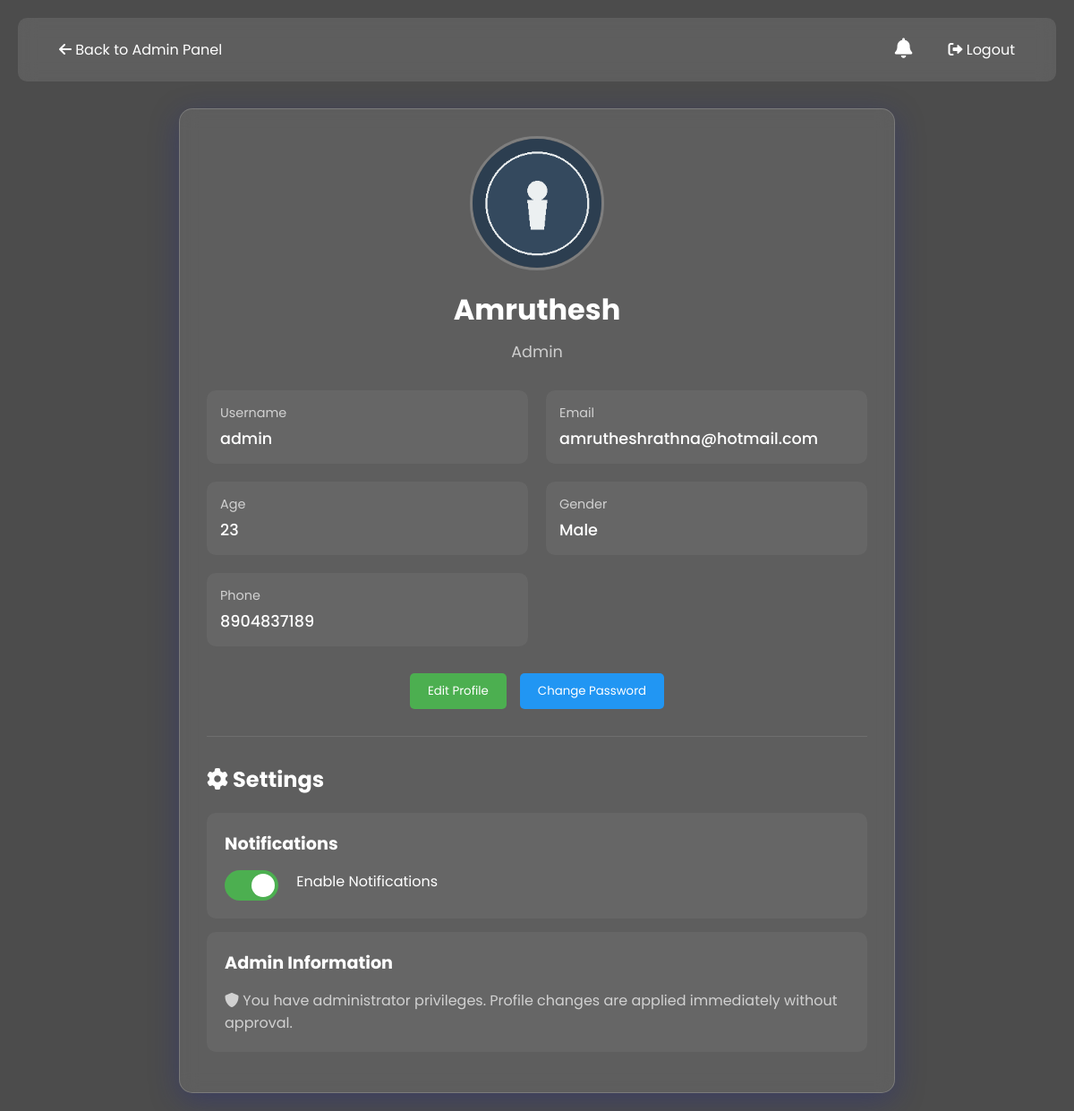
Page /admin/settings (signed in) on the committed database.
### tables this page shows
CREATE TABLE users
                 (id INTEGER PRIMARY KEY,
                  username TEXT UNIQUE,
                  password TEXT,
                  email TEXT,
                  full_name TEXT,
                  user_type TEXT,
                  age INTEGER,
                  gender TEXT,
                  phone TEXT,
                  edit_status TEXT DEFAULT NULL,
                  pending_changes TEXT DEFAULT NULL
                    , last_login TEXT, notification_preference BOOLEAN DEFAULT 1, profile_photo VARCHAR(255) DEFAULT 'default_profile.png');

### medical_blockchain_app.py (the view, shortened to what this page needs)
@app.route('/admin/settings', methods=['GET', 'POST'])
def admin_settings():
    db = get_db()
    c = db.cursor()
    c.execute("SELECT * FROM users WHERE username = ?", (session['username'],))
    user_row = c.fetchone()
    user = None
    if user_row:
        print(f"[DEBUG] Full user_row for {user_row[1]}: {user_row}")
        profile_photo = user_row[13]
        print(f"[DEBUG] Reading notification_preference for {user_row[1]}: {user_row[12]}")
        user = {
            'id': user_row[0],
            'username': user_row[1],
            'password': user_row[2],
            'email': user_row[3],
            'full_name': user_row[4],
            'user_type': user_row[5],
            'age': user_row[6],
            'gender': user_row[7],
            'phone': user_row[8],
            'edit_status': user_row[9],
            'pending_changes': user_row[10],
            'notification_preference': (str(user_row[12]) == '1') if user_row[12] is not None else True,
            'profile_photo': profile_photo
        }
    if not user:
        flash('Admin user not found.', 'error')
        return redirect(url_for('admin_panel'))
    return render_template('admin_settings.html', user=user)

### medical_blockchain_app.py (called while the page is built)
def get_db():
    db = getattr(g, '_database', None)
    if db is None:
        db = g._database = sqlite3.connect(DATABASE)
    return db

@app.teardown_appcontext
def close_connection(exception):
    db = getattr(g, '_database', None)
    if db is not None:
        db.close()

### templates/admin_settings.html (shortened to what this page needs)
<!DOCTYPE html>
<html lang="en">
<head>
    <link rel="stylesheet" href="https://cdnjs.cloudflare.com/ajax/libs/font-awesome/6.0.0/css/all.min.css">
</head>
<body>
    <div class="container">
        <div class="nav">
            <a href="{{ url_for('admin_panel') }}"><i class="fas fa-arrow-left"></i> Back to Admin Panel</a>
            <div class="notification-bell" id="notificationBell" onclick="toggleNotifications(event)" style="margin-right: 24px;">
                <i class="fas fa-bell"></i>
            </div>
            <a href="{{ url_for('logout') }}"><i class="fas fa-sign-out-alt"></i> Logout</a>
        </div>
        <div class="profile-container">
            <div class="profile-card">
                <div class="profile-header">
                    <img src="{{ url_for('static', filename='profile_photos/' + user.profile_photo) }}"
                         alt="Profile Photo"
                         class="profile-photo"
                         onclick="document.getElementById('profile-photo-upload').click()">
                    <h1>{{ user.full_name or 'N/A' }}</h1>
                    <p>{{ user.user_type|title }}</p>
                </div>
                <div class="profile-info">
                    <div class="info-group">
                        <label>Username</label>
                        <span>{{ user.username }}</span>
                    </div>
                    <div class="info-group">
                        <label>Email</label>
                        <span>{{ user.email or 'N/A' }}</span>
                    </div>
                    <div class="info-group">
                        <label>Age</label>
                        <span>{{ user.age or 'N/A' }}</span>
                    </div>
                    <div class="info-group">
                        <label>Gender</label>
                        <span>{{ user.gender or 'N/A' }}</span>
                    </div>
                    <div class="info-group">
                        <label>Phone</label>
                        <span>{{ user.phone or 'N/A' }}</span>
                    </div>
                </div>
                <div class="profile-actions">
                    <button class="action-btn" onclick="toggleEditForm()">Edit Profile</button>
                    <button class="action-btn secondary" onclick="togglePasswordForm()">Change Password</button>
                </div>
                <div class="settings-section">
                    <h2><i class="fas fa-cog"></i> Settings</h2>
                    <div class="settings-group">
                        <h3>Notifications</h3>
                        <label class="toggle-switch">
                            <span class="toggle-slider"></span>
                        </label>
                        <span style="margin-left: 1rem;">Enable Notifications</span>
                    </div>
                    <div class="settings-group">
                        <h3>Admin Information</h3>
                        <p style="color: rgba(255, 255, 255, 0.7); margin: 0;">
                            <i class="fas fa-shield-alt"></i> You have administrator privileges.
                            Profile changes are applied immediately without approval.
                        </p>
                    </div>
                </div>
            </div>
        </div>
    </div>
</body>
</html>

### templates/admin_settings.html (style rules this page uses)
* { margin: 0; padding: 0; box-sizing: border-box; font-family: 'Poppins', sans-serif; }
body { min-height: 100vh; background: linear-gradient(rgba(0, 0, 0, 0.7), rgba(0, 0, 0, 0.7)), url('https://images.unsplash.com/photo-1576091160550-2173dba999ef?ixlib=rb-4.0.3&ixid=M3wxMjA3fDB8MHxwaG90by1wYWdlfHx8fGVufDB8fHx8fA%3D%3D&auto=format&fit=crop&w=2070&q=80'); background-size: cover; background-position: center; background-attachment: fixed; padding: 20px; }
.nav { background: rgba(255, 255, 255, 0.1); backdrop-filter: blur(10px); padding: 15px 30px; border-radius: 10px; margin-bottom: 30px; display: flex; justify-content: space-between; align-items: center; }
.nav a { color: #fff; text-decoration: none; padding: 8px 16px; border-radius: 5px; transition: background 0.3s ease; }
.container { max-width: 1200px; margin: 0 auto; }
.profile-container { max-width: 800px; margin: 0 auto; }
.profile-card { background: rgba(255, 255, 255, 0.1); backdrop-filter: blur(10px); border-radius: 15px; padding: 30px; color: #fff; box-shadow: 0 8px 32px 0 rgba(31, 38, 135, 0.37); border: 1px solid rgba(255, 255, 255, 0.18); position: relative; z-index: 1; }
.profile-header { text-align: center; margin-bottom: 30px; position: relative; }
.profile-photo { width: 150px; height: 150px; border-radius: 50%; margin: 0 auto 20px; object-fit: cover; border: 3px solid rgba(255, 255, 255, 0.2); cursor: pointer; transition: transform 0.3s ease; display: block; }
.profile-header h1 { font-size: 2em; margin-bottom: 10px; }
.profile-header p { color: rgba(255, 255, 255, 0.7); font-size: 1.1em; }
.profile-info { display: grid; grid-template-columns: repeat(2, 1fr); gap: 20px; margin-bottom: 30px; }
.info-group { background: rgba(255, 255, 255, 0.05); padding: 15px; border-radius: 10px; }
.info-group label { display: block; color: rgba(255, 255, 255, 0.7); margin-bottom: 5px; font-size: 0.9em; }
.info-group span { font-size: 1.1em; font-weight: 500; }
.profile-actions { display: flex; gap: 15px; justify-content: center; margin-bottom: 30px; }
.action-btn { display: inline-block; padding: 10px 20px; border-radius: 5px; text-decoration: none; color: white; background: #4CAF50; border: none; cursor: pointer; transition: background 0.3s ease; }
.action-btn.secondary { background: #2196F3; }
.settings-section { margin-top: 30px; padding-top: 30px; border-top: 1px solid rgba(255, 255, 255, 0.1); }
.settings-section h2 { margin-bottom: 20px; color: #fff; font-size: 1.5em; }
.settings-group { background: rgba(255, 255, 255, 0.05); padding: 20px; border-radius: 10px; margin-bottom: 15px; }
.settings-group h3 { margin: 0 0 15px 0; color: #fff; font-size: 1.2em; }
.toggle-switch { position: relative; display: inline-block; width: 60px; height: 34px; }
.toggle-slider { position: absolute; cursor: pointer; top: 0; left: 0; right: 0; bottom: 0; background-color: #ccc; transition: .4s; border-radius: 34px; }
.toggle-slider:before { position: absolute; content: ""; height: 26px; width: 26px; left: 4px; bottom: 4px; background-color: white; transition: .4s; border-radius: 50%; }
input:checked + .toggle-slider { background-color: #4CAF50; }
input:checked + .toggle-slider:before { transform: translateX(26px); }
.notification-bell { position: relative; display: inline-block; margin-left: 18px; cursor: pointer; }
.notification-bell i { font-size: 1.4em; color: #fff; }

### rows in the picture
users: profile_photo (placeholder picture), full_name "Amruthesh", user_type "Admin", username "admin", email "amrutheshrathna@hotmail.com", age "23", gender "Male", phone "8904837189"
